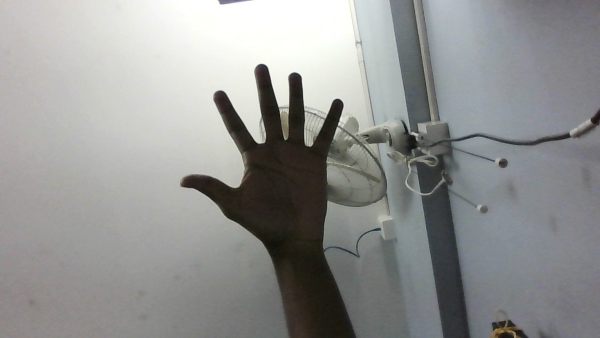
#> input picture Program & images/bw_binary.png, 600 x 338 px
$ python work_3_1.py
#> lines starting #> are read from the running program, lines starting #| are printed output that depends on the picture; after the words box and inside, x2 and y2 are one past the last pixel; in counts of white or black regions, pixels touching at a corner belong together
import cv2
import numpy as np

bw = cv2.imread('bw_binary.png', 0)			# 0 to load in bw
#> bw: shape (338, 600); min 18, max 255, mean 147.5
height, width = bw.shape[0:2]
#> height = 338; width = 600
cv2.imshow("original BW", bw)

binary = np.zeros([height, width, 1], 'uint8')

thresh = 100	# threshold

for row in range(0, height):
	for col in range(0, width):
		if bw[row][col] > thresh:
			binary[row][col] = 255
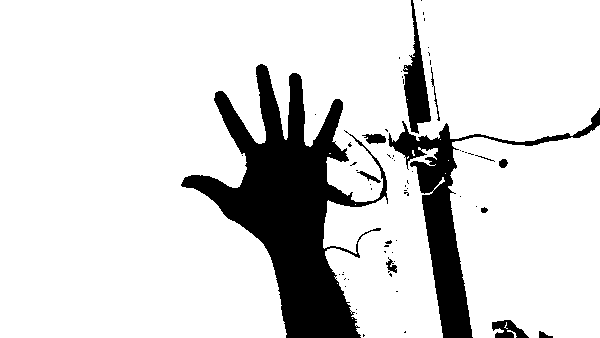
#> binary: shape (338, 600, 1); 85% white; 64 black regions (52 under 20 px), largest, box (x1, y1, x2, y2) and area: (181, 64, 388, 338) 20514, (388, 108, 600, 338) 7213, (403, 0, 431, 134) 1627

cv2.imshow("slow binary", binary)

cv2.waitKey(0)
cv2.destroyAllWindows()
